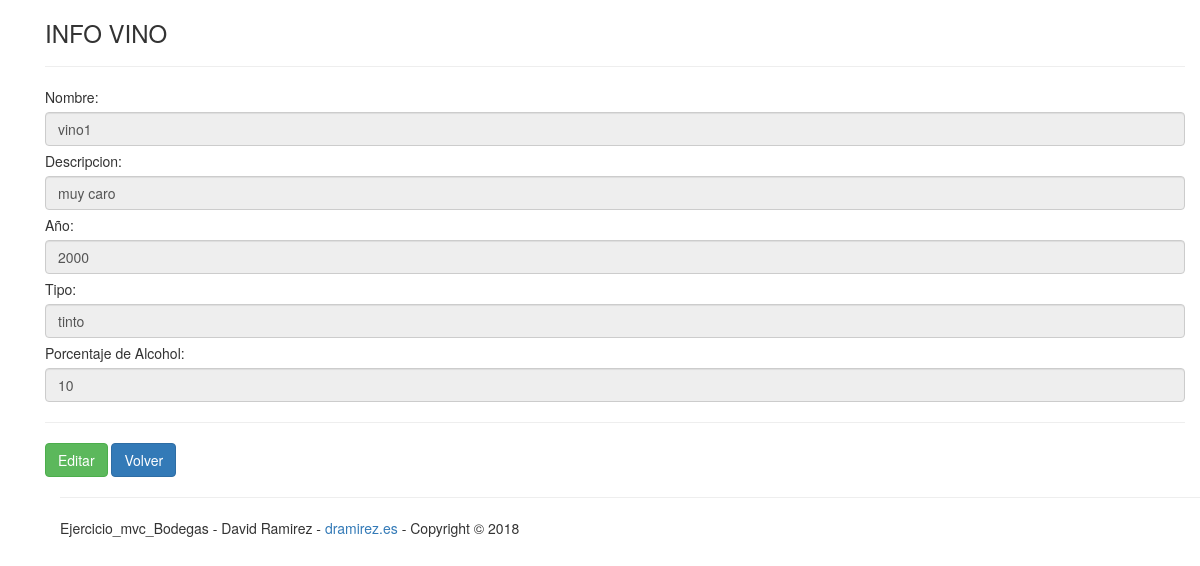
Page /Ejercicio_mvc_Bodega/index.php?controller=vinos&action=detalleVino&id=2 on the committed database.
### tables this page shows
CREATE TABLE `vinos` (
  `idVino` int(4) NOT NULL,
  `nombre` varchar(15) NOT NULL,
  `descripcion` varchar(100) NOT NULL,
  `anio` varchar(4) NOT NULL,
  `tipo` varchar(6) NOT NULL,
  `porcentajeAlcohol` varchar(2) NOT NULL,
  `idBodega` int(4) NOT NULL
);

### Ejercicio_mvc_Bodega/model/vino.php (called while the page is built, shortened)
<?php
class Vino {
    private $table = "vinos";
    private $conexion;
         function __construct($conexion) {
        $this->conexion = $conexion;
    }
    public function getVinoById($id){
        $consulta = $this->conexion->prepare("SELECT idVino, nombre, descripcion, anio, tipo, porcentajeAlcohol , idBodega FROM " .$this->table. " WHERE idVino = " . $id);
        $consulta->execute();
        $resultados = $consulta->fetchObject();
        $this->conexion = null;
        return $resultados;
    }
}

### Ejercicio_mvc_Bodega/core/Conectar.php (called while the page is built, shortened)
<?php
class Conectar {
    private $driver;
    private $host, $user, $pass, $database, $charset;
    public function __construct() {
        $this->driver=DB_DRIVER;
        $this->host=DB_HOST;
        $this->user=DB_USER;
        $this->pass=DB_PASS;
        $this->database=DB_DATABASE;
        $this->charset=DB_CHARSET;
    }
    public function conexion(){
        $bbdd = $this->driver .':host='. $this->host .  ';dbname=' . $this->database . ';charset=' . $this->charset;
        try {
            $connection = new PDO($bbdd, $this->user, $this->pass);
            $connection->setAttribute(PDO::ATTR_ERRMODE, PDO::ERRMODE_EXCEPTION);
            return $connection;
        } catch (PDOException $e) {
            throw new Exception('Problema al establecer conexión.');
        }
    }
}

### Ejercicio_mvc_Bodega/view/detalleVinoView.php (the view, shortened to what this page needs)
<!DOCTYPE HTML>
<html lang="es">
    <head>
        <link href="//maxcdn.bootstrapcdn.com/bootstrap/3.2.0/css/bootstrap.min.css" rel="stylesheet" type="text/css" />
    </head>
    <body>
        <div class="container">
       <div class="container">
        <form action="index.php?controller=vinos&action=actualizar&id=<?php echo $data["vino"]->idVino;?>" method="post">
            <h3>INFO VINO</h3>
            <hr/>
            Nombre: <input type="text" name="nombre" class="form-control" disabled value="<?php echo $data['vino']->nombre; ?>"/>
            Descripcion: <input type="text" name="descripcion"  disabled class="form-control" value="<?php echo $data['vino']->descripcion;?>"/>
            Año: <input type="text" name="anio" class="form-control" disabled  value="<?php echo $data['vino']->anio;?>"/>
            Tipo: <input type="text" name="tipo" class="form-control" disabled value="<?php echo $data['vino']->tipo;?>" placeholder="tinto/blanco/rosado"/>
            Porcentaje de Alcohol: <input type="text" name="porcentajeAlcohol" class="form-control" disabled value="<?php echo $data['vino']->porcentajeAlcohol;?>"/>
        </form>
            <hr>
        <button class="btn btn-success" id="editar">Editar</button>
        <a href="index.php?controller=bodegas&action=detalleBodega&id=<?php echo $data['vino']->idBodega; ?>" class="btn btn-primary">Volver</a>
        <footer class="container">
            <hr/>
           Ejercicio_mvc_Bodegas - David Ramirez - <a href="#">dramirez.es</a> - Copyright &copy; <?php echo  date("Y"); ?>
        </footer>
    </body>
</html>

### Ejercicio_mvc_Bodega/view/detalleVinoView.php (style rules this page uses)
input { margin-top:5px; margin-bottom:5px; }

### rows in the picture
vinos: nombre "vino1", descripcion "muy caro", anio "2000", tipo "tinto", porcentajeAlcohol "10"
